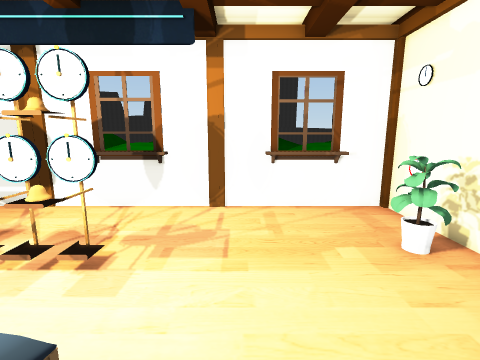
[1] (above)

12 first-person views from a walk through a Unity game level. The camera is 1.4 m above the floor, tilts 10° down and sees 85° across. The floor is counted in squares, 0.5 m on a side. Each view is taken from the middle of a square. On the plan, view 1 faces up. The plan holds only what a view shows up to about 19 squares ahead; the rest is blank. The place goes on beyond the plan. The player is left out.

[2]
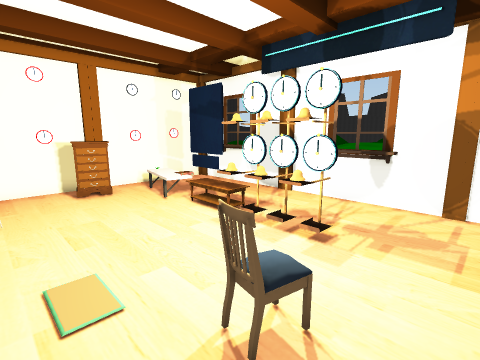

[3]
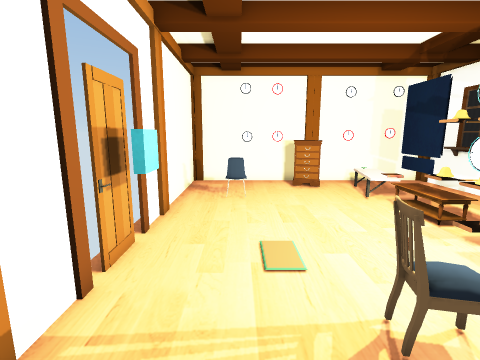

[4]
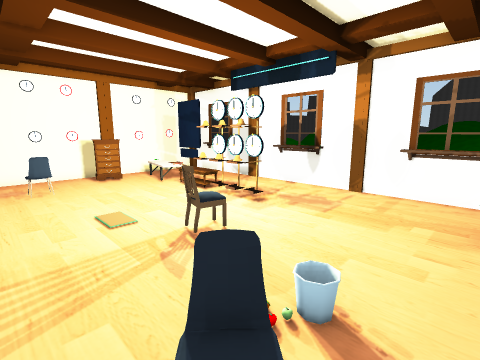

[5]
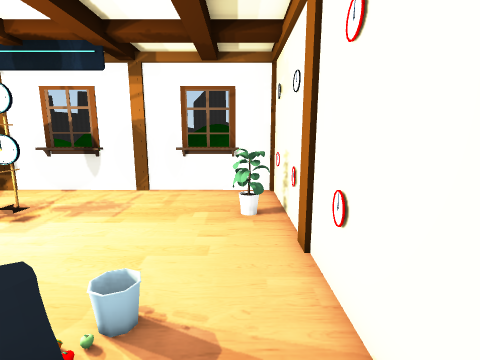

[6]
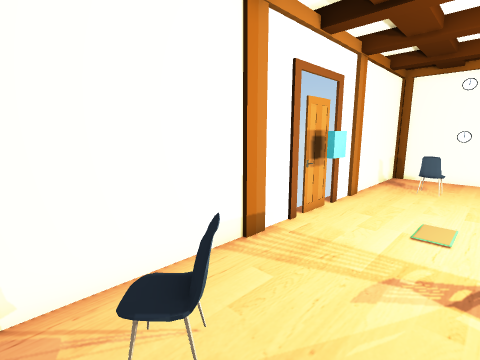

[7]
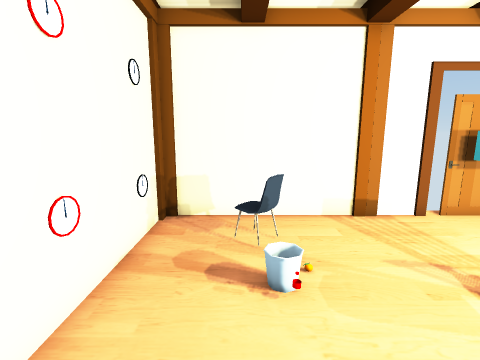

[8]
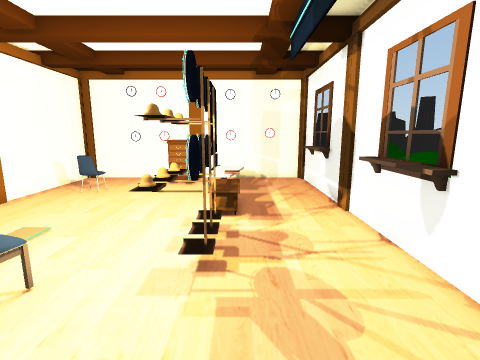

[9]
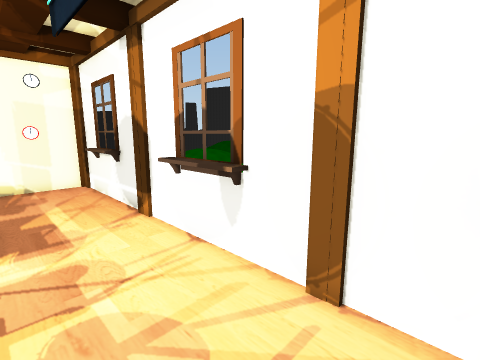

[10]
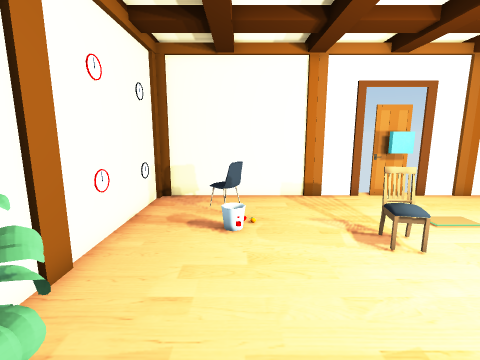

[11]
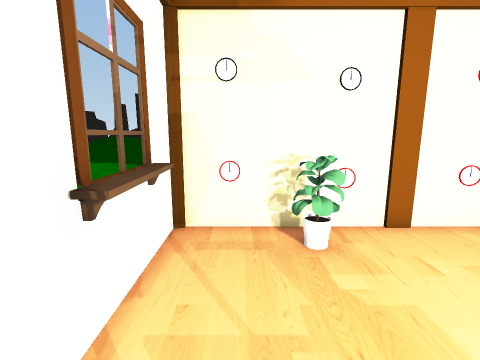

[12]
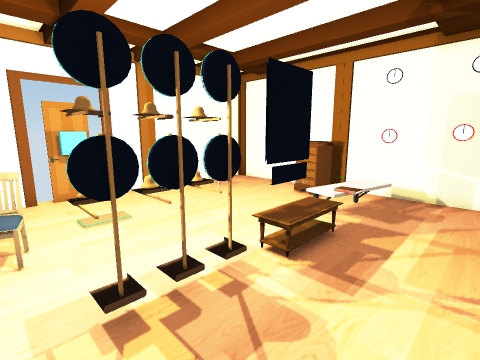

### Floor plan
Key: @ floor where view 1 was taken; # wall or solid block; x gap in a wall; . main floor; : floor 0.25 m higher than the main floor; = window, fence, low wall or low ledge; T thing the floor can be seen under or through; O other object.
Columns run from 15 left of view 1 to 6 right of it. Each row starts with its distance up from view 1.
 10 ######################
  9 #................... #
  8 #................... #
  7 #....................#
  6 #..O...............OO#
  5 #..=OOOOxTOOO........#
  4 #........TTTT........#
  3 #OO..................#
  2 #OO..........#.......#
  1 #...........==...:...#
  0 #..............@.....#
 -1 #...OO...........O...#
 -2 #................O...#
 -3 #.........##.........#
 -4 #########x############

Where each view was taken, in squares from view 1:
view 1: 0 up, 0 right, facing up
view 2: 1 down, 0 right, facing up-left
view 3: 1 down, 1 right, facing left
view 4: 3 down, 4 right, facing up-left
view 5: 3 down, 4 right, facing up
view 6: 1 up, 4 right, facing down-left
view 7: 5 up, 3 right, facing down
view 8: 6 up, 2 right, facing left
view 9: 6 up, 1 right, facing up-left
view 10: 8 up, 2 right, facing down
view 11: 8 up, 2 left, facing right
view 12: 9 up, 2 left, facing down-left
